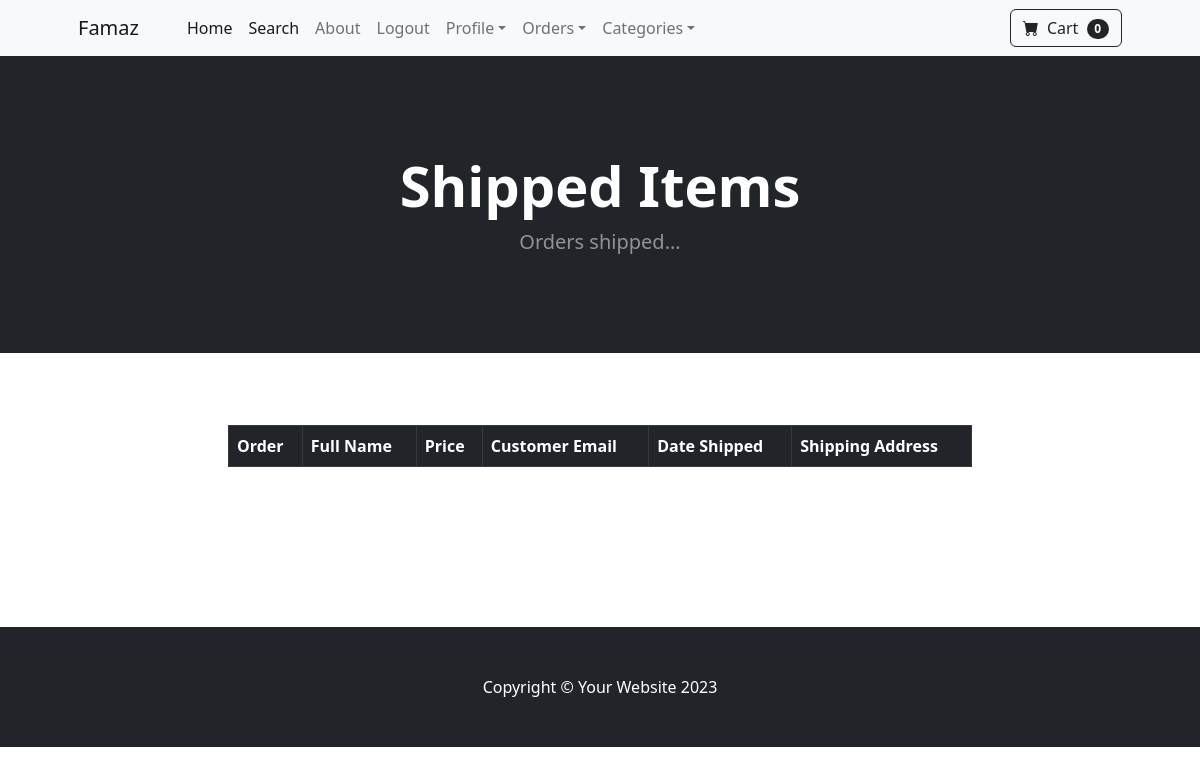
Page /shipped_dash (signed in) on the earlier database version.
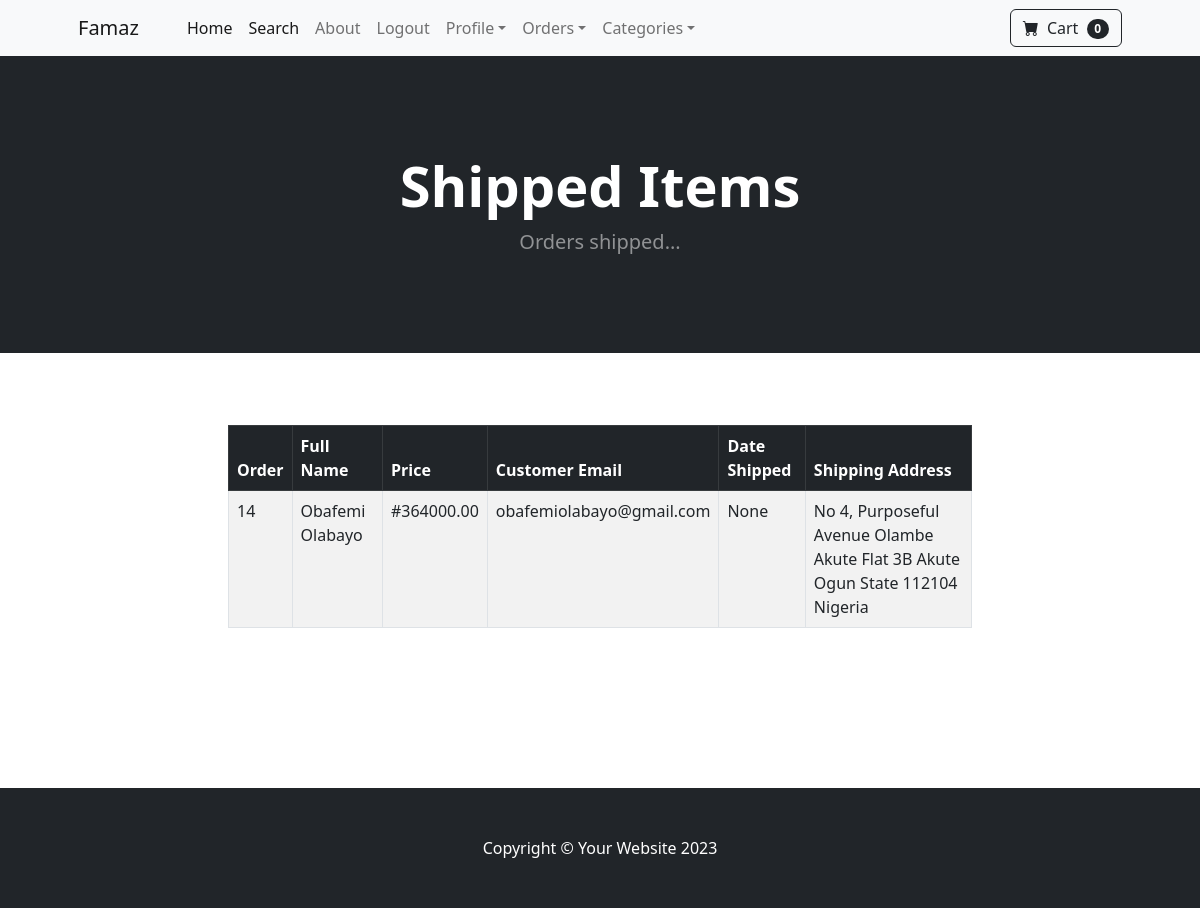
Same page on the later database version.
### payment/models.py (models this page shows, shortened)
class Order(models.Model):
    user = models.ForeignKey(User, on_delete=models.CASCADE, null=True, blank=True)
    full_name = models.CharField(max_length=250)
    email = models.EmailField(max_length=254)
    shipping_address = models.TextField(max_length=15000)
    amount_paid = models.DecimalField(max_digits=10, decimal_places=2)
    date_ordered = models.DateTimeField(auto_now_add=True)
    shipped = models.BooleanField(default=False)
    date_shipped = models.DateTimeField(blank=True, null=True)

### payment/views.py (the view)
# urls.py: path('shipped_dash', shipped_dash, name="shipped_dash"),
def shipped_dash(request):
    if request.user.is_authenticated and request.user.is_superuser:
        orders = Order.objects.filter(shipped=True)
        return render(request, "shipped_dash.html", {"orders":orders})
    else:
        messages.success(request, "Access Denied!!!")
        return redirect("index")

### cart/cart.py (called while the page is built)
    def __len__(self):
        return len(self.cart)

### cart/context_processors.py (called while the page is built)
def cart(request):
    return {'cart': Cart(request)}

### payment/templates/shipped_dash.html
{% extends 'base.html' %}
{% block content %}
<header class="bg-dark py-5">
    <div class="container px-4 px-lg-5 my-5">
        <div class="text-center text-white">
            <h1 class="display-4 fw-bolder">Shipped Items</h1>
            <p class="lead fw-normal text-white-50 mb-0">Orders shipped...</p>
        </div>
    </div>
</header>
<div class="container">
	<div class="row">
		<center>
			<div class="col-8">
				<br><br><br>
				<table class="table table-striped table-hover table-bordered">
  <thead class="table-dark">
    <tr>
      <th scope="col">Order</th>
      <th scope="col">Full Name</th>
      <th scope="col">Price</th>
      <th scope="col">Customer Email</th>
      <th scope="col">Date Shipped</th>
      <th scope="col">Shipping Address</th>
    </tr>
  </thead>
  <tbody>
  	{% for order in orders %}
    <tr>
      <td>{{ order.id }}</td>
      <td>{{ order.full_name }}</td>
      <td>#{{ order.amount_paid }}</td>
      <td>{{ order.email }}</td>
      <td>{{order.date_shipped }}</td>
      <td>{{ order.shipping_address }}</td>
    </tr>
    {% endfor %}
  </tbody>
</table>
<br><br><br><br><br><br>
			</div>
		</center>
	</div>
</div>
{% endblock %}

Differences in the rows shown:
added Order: id "14", full_name "Obafemi Olabayo", amount_paid "364000.00", email "obafemiolabayo@gmail.com", date_shipped "None", shipping_address "No 4, Purposeful Avenue Olambe Akute Flat 3B Akute Ogun State 112104 Nigeria"
